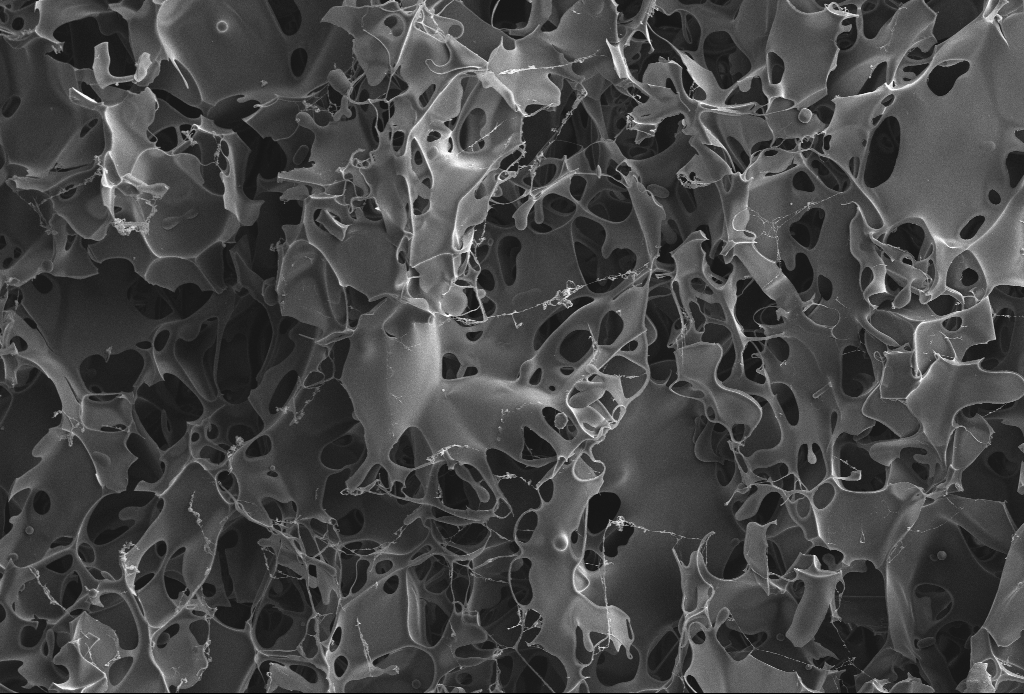
#> input picture dev/other/cryopoly/FB397-3-O-36.png, 1028 x 694 px
$ jupyter execute --allow-errors Untitled.ipynb
#> lines starting #> are read from the running program, lines starting #| are printed output that depends on the picture
[cell 1]
import numpy as np
from PIL import Image
import matplotlib.pyplot as plt

[cell 2]
im_ar = np.asarray(Image.open("FB397-3-O-36.png"))
#> im_ar is the input picture: shape (694, 1028, 4); mean R, G, B, A 71.3, 71.3, 71.3, 255
while len(im_ar.shape)>2:
    im_ar=im_ar.mean(-1)
#> this loop made 1 pass
#> pass 1, `im_ar=im_ar.mean(-1)`:
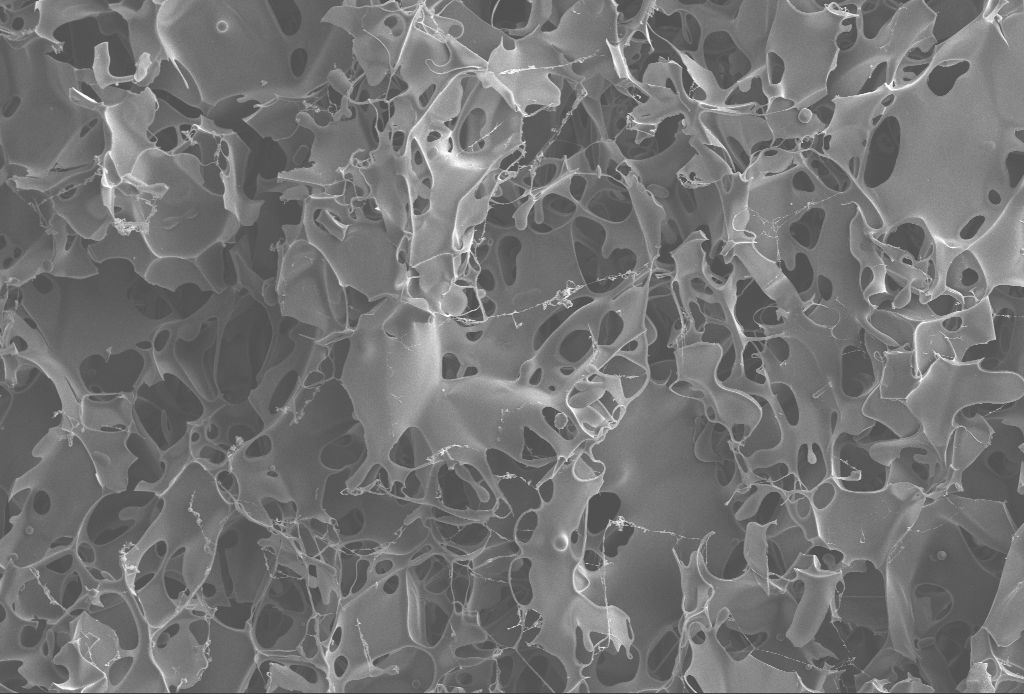
#> im_ar: shape (694, 1028) float64; min 63.75, max 255, mean 117.2
plt.imshow(im_ar)
